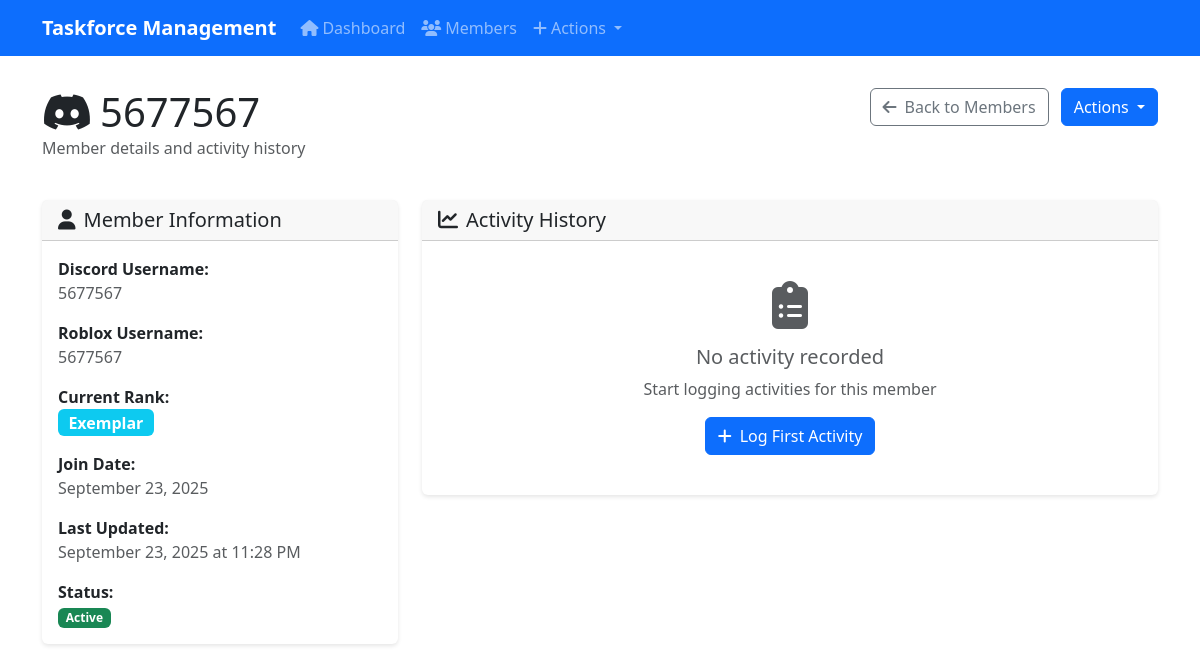
The page /member/1 on the database its author committed.
### database/models.py (models this page shows, shortened)
class Member(db.Model):
    __tablename__ = 'members'
    id = db.Column(db.Integer, primary_key=True)
    discord_username = db.Column(db.String(100), nullable=False, unique=True)
    discord_id = db.Column(db.String(50), nullable=True, unique=True)
    roblox_username = db.Column(db.String(100), nullable=True)
    roblox_id = db.Column(db.String(50), nullable=True)
    current_rank = db.Column(db.String(100), nullable=False, default='Aspirant')
    join_date = db.Column(db.DateTime, nullable=False, default=datetime.utcnow)
    last_updated = db.Column(db.DateTime, nullable=False, default=datetime.utcnow)
    is_active = db.Column(db.Boolean, default=True)
    activities = db.relationship('ActivityLog', backref='member', lazy=True, cascade='all, delete-orphan')
    promotions = db.relationship('PromotionLog', backref='member', lazy=True, cascade='all, delete-orphan')

### app.py (the view)
@app.route('/member/<int:member_id>')
def member_detail(member_id):
    member = Member.query.get_or_404(member_id)
    activities = ActivityLog.query.filter_by(member_id=member_id).order_by(ActivityLog.log_date.desc()).all()
    promotions = PromotionLog.query.filter_by(member_id=member_id).order_by(PromotionLog.promotion_date.desc()).all()
    return render_template('member_detail.html', member=member, activities=activities, promotions=promotions)

### templates/member_detail.html (shortened to what this page needs)
{% extends "base.html" %}
{% block content %}
<div class="row mb-4">
    <div class="col-md-8">
        <h1 class="mb-0">
            <i class="fab fa-discord me-2"></i>{{ member.discord_username }}
        </h1>
        <p class="text-muted">Member details and activity history</p>
    </div>
    <div class="col-md-4 text-end">
        <a href="{{ url_for('members') }}" class="btn btn-outline-secondary me-2">
            <i class="fas fa-arrow-left me-2"></i>Back to Members
        </a>
        <div class="btn-group">
            <button type="button" class="btn btn-primary dropdown-toggle" data-bs-toggle="dropdown">
                Actions
            </button>
        </div>
    </div>
</div>
<div class="row mb-4">
    <div class="col-md-4">
        <div class="card">
            <div class="card-header">
                <h5 class="mb-0">
                    <i class="fas fa-user me-2"></i>Member Information
                </h5>
            </div>
            <div class="card-body">
                <div class="mb-3">
                    <strong>Discord Username:</strong><br>
                    <span class="text-muted">{{ member.discord_username }}</span>
                </div>
                <div class="mb-3">
                    <strong>Roblox Username:</strong><br>
                    <span class="text-muted">{{ member.roblox_username or 'Not set' }}</span>
                </div>
                <div class="mb-3">
                    <strong>Current Rank:</strong><br>
                    <span class="badge bg-info fs-6">{{ member.current_rank }}</span>
                </div>
                <div class="mb-3">
                    <strong>Join Date:</strong><br>
                    <span class="text-muted">{{ member.join_date.strftime('%B %d, %Y') }}</span>
                </div>
                <div class="mb-3">
                    <strong>Last Updated:</strong><br>
                    <span class="text-muted">{{ member.last_updated.strftime('%B %d, %Y at %I:%M %p') }}</span>
                </div>
                <div>
                    <strong>Status:</strong><br>
                    <span class="badge bg-success">{{ 'Active' if member.is_active else 'Inactive' }}</span>
                </div>
            </div>
        </div>
    </div>
    <div class="col-md-8">
        <div class="card">
            <div class="card-header">
                <h5 class="mb-0">
                    <i class="fas fa-chart-line me-2"></i>Activity History
                </h5>
            </div>
            <div class="card-body">
                {% if activities %}
                    <div class="timeline">
                        {% for activity in activities %}
                            <div class="timeline-item mb-3">
                                <div class="d-flex">
                                    <div class="flex-shrink-0">
                                        <div class="timeline-marker bg-primary"></div>
                                    </div>
                                    <div class="flex-grow-1 ms-3">
                                        <div class="d-flex justify-content-between align-items-start">
                                            <div>
                                                <h6 class="mb-1">{{ activity.activity_type }}</h6>
                                                {% if activity.description %}
                                                    <p class="mb-1 text-muted">{{ activity.description }}</p>
                                                {% endif %}
                                                <small class="text-muted">
                                                    Logged by {{ activity.logged_by }} on {{ activity.log_date.strftime('%m/%d/%Y at %I:%M %p') }}
                                                </small>
                                            </div>
                                            <span class="badge bg-light text-dark">{{ activity.activity_type }}</span>
                                        </div>
                                    </div>
                                </div>
                            </div>
                        {% endfor %}
                    </div>
                {% else %}
                    <div class="text-center py-4">
                        <i class="fas fa-clipboard-list fa-3x text-muted mb-3"></i>
                        <h5 class="text-muted">No activity recorded</h5>
                        <p class="text-muted">Start logging activities for this member</p>
                        <a href="{{ url_for('log_activity') }}?member_id={{ member.id }}" class="btn btn-primary">
                            <i class="fas fa-plus me-2"></i>Log First Activity
                        </a>
                    </div>
                {% endif %}
            </div>
        </div>
    </div>
</div>
{% endblock %}

### templates/base.html (style rules this page uses)
.card { box-shadow: 0 2px 4px rgba(0,0,0,0.1); border: none; }
.btn-primary { background-color: #0d6efd; border-color: #0d6efd; }

### rows shown on the page
Member: discord_username "5677567", roblox_username "5677567", current_rank "Exemplar", join_date "September 23, 2025", last_updated "September 23, 2025 at 11:28 PM", is_active "Active"
